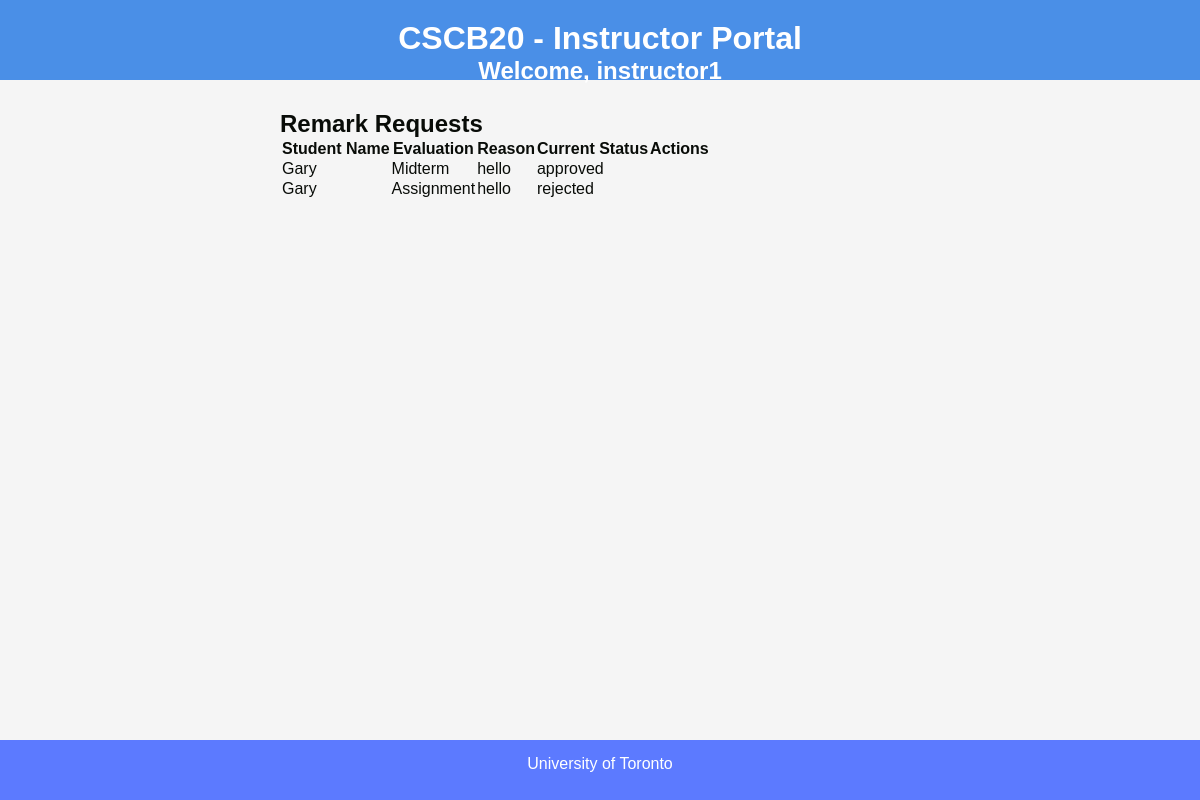
Page /view_remark_requests (signed in) on the committed database.
### app.py (models this page shows)
class RemarkRequest(Base):
    __tablename__ = "remark_requests"
    request_id = Column(Integer, primary_key=True)
    student_id = Column(Integer, ForeignKey("Students.student_id"))
    teacher_id = Column(Integer, ForeignKey("Teachers.teacher_id"))
    evaluation_id = Column(Integer, ForeignKey("Evaluations.evaluation_id"))
    reason = Column(Text)
    status = Column(Text)

class Students(Base):
    __tablename__ = "Students"
    student_id = Column(Integer, primary_key=True)
    user_id = Column(Integer, ForeignKey("Users.user_id"))
    name = Column(Text)  # Must have a name

class Evaluations(Base):
    __tablename__ = "Evaluations"
    evaluation_id = Column(Integer, primary_key=True)
    student_id = Column(Integer, ForeignKey("Students.student_id"))
    teacher_id = Column(Integer, ForeignKey("Teachers.teacher_id"))
    total_marks = Column(Float)
    student_marks = Column(Float)
    name = Column(Text)

### app.py (the view)
@app.route('/view_remark_requests', methods=['GET', 'POST'])
def view_remark_requests():
    if request.method == 'POST':
        request_id = request.form.get('request_id')
        status = request.form.get('action')
        remark_request = database.query(RemarkRequest).filter_by(request_id=request_id).first()
        if remark_request:
            if status == 'approve':
                remark_request.status = 'approved'
            elif status == 'reject':
                remark_request.status = 'rejected'
            database.commit()
        return redirect(url_for('view_remark_requests'))
    else:
        teacher = database.query(Teachers).filter_by(user_id=session['user_id']).first()
        requests = database.query(
            RemarkRequest,
            Students.name.label('student_name'),
            Evaluations.name.label('evaluation_name')
        ).join(
            Evaluations, Evaluations.evaluation_id == RemarkRequest.evaluation_id
        ).join(
            Students, Students.student_id == RemarkRequest.student_id
        ).filter(
            RemarkRequest.teacher_id == teacher.teacher_id
        ).all()
    return render_template('remark_requests_view.html', requests=requests)

### templates/remark_requests_view.html (shortened to what this page needs)
<!DOCTYPE html>
<html lang="en">
<head>
    <link rel="stylesheet" href="{{ url_for('static', filename='styles.css') }}">
</head>
<body>
    <div class="container">
        <div class="header">
            <h1>CSCB20 - Instructor Portal</h1>
            <h2>Welcome, {{ session['username'] }}</h2>
        </div>
        <div class="main">
            <h2>Remark Requests</h2>
            <div class="requests_container">
                {% if requests %}
                    <table>
                        <tr>
                            <th>Student Name</th>
                            <th>Evaluation</th>
                            <th>Reason</th>
                            <th>Current Status</th>
                            <th>Actions</th>
                        </tr>
                        {% for request, student_name, evaluation_name in requests %}
                            <tr>
                                <td>{{ student_name }}</td>
                                <td>{{ evaluation_name }}</td>
                                <td>{{ request.reason }}</td>
                                <td>{{ request.status }}</td>
                                <td>
                                </td>
                            </tr>
                        {% endfor %}
                    </table>
                {% else %}
                    <p>No remark requests found.</p>
                {% endif %}
            </div>
        </div>
        <div class="footer">
            <p>University of Toronto </p>
        </div>
    </div>
</body>
</html>

### static/styles.css (style rules this page uses)
* { margin: 0; padding: 0; box-sizing: border-box; }
body { font-family: Arial, sans-serif; background-color: #F5F5F5; color: #090C08; }
.container { display: grid; grid-template-areas: "header header" "sidebar main" "footer footer"; grid-template-columns: 250px 1fr; grid-template-rows: 80px auto 60px; height: 100vh; gap: 10px; }
.header { grid-area: header; background: #4A8FE7; color: white; text-align: center; padding: 20px; }
.main { grid-area: main; background: #F5F5F5; padding: 20px; overflow-y: auto; }
.footer { grid-area: footer; background: #5C7AFF; color: white; text-align: center; padding: 15px; }

### rows in the picture
RemarkRequest: name "Gary", name "Midterm", reason "hello", status "approved"
RemarkRequest: name "Gary", name "Assignment", reason "hello", status "rejected"

### other values in the picture
{{ session['username'] }} "instructor1"
